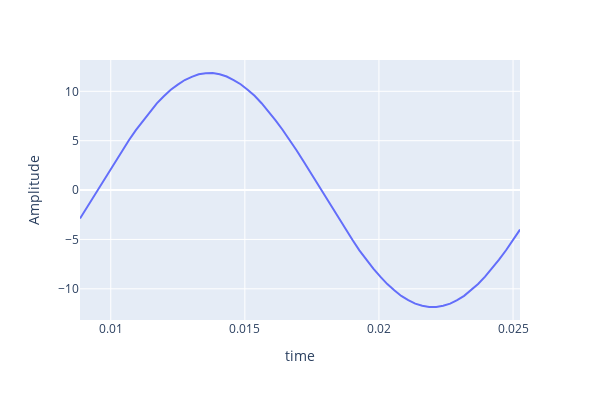
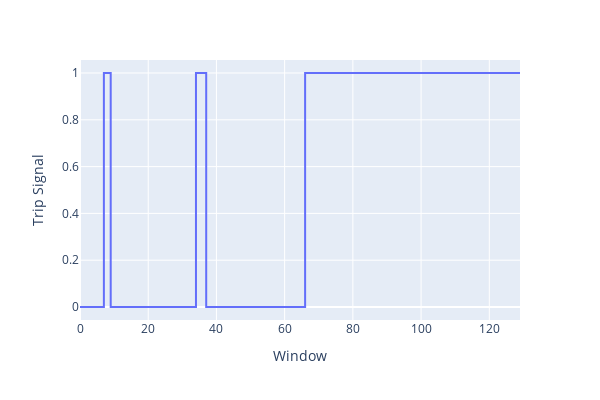

Notebook code for these charts, in order:
### Code cell
def update_fig(fig):
    fig.update_traces(line_color="#EEEEEE", line_width=2)
    fig.update_layout(
        paper_bgcolor="#222831",
        plot_bgcolor="#393E46",
        font_color="whitesmoke",
    )
    fig.update_xaxes(showgrid=True, gridwidth=1, gridcolor="#32E0C4")
    fig.update_yaxes(showgrid=True, gridwidth=1, gridcolor="#32E0C4")


signal, t = dataset.__getitem__(130*53 + 34, data_plot=True)
# print(f"Window index: {sample_df.query('indices == 196').index[0]}")
fig = px.line(
    x=t,
    y=signal,
    width=600,
    height=400,
    labels=dict(x="time", y="Amplitude"),
)
# update_fig(fig)
fig.show()
fig = px.line(
    x=sample_df.index,
    y=sample_df["Pred label"],
    width=600,
    height=400,
    labels=dict(x="Window", y="Trip Signal"),
    line_shape="hv",
)
# update_fig(fig)
fig.show()

### Figure 1 — Plotly figure (JSON) as saved in the notebook; plotly's stock layout.template omitted (floating-point values rounded to 4 significant figures)
{"data": [{"hovertemplate": "time=%{x}<br>Amplitude=%{y}<extra></extra>", "legendgroup": "", "line": {"color": "#636efa", "dash": "solid"}, "marker": {"symbol": "circle"}, "mode": "lines", "name": "", "orientation": "v", "showlegend": false, "type": "scatter", "x": [0.008854, 0.009114, 0.009374, 0.009635, 0.009895, 0.01016, 0.01042, 0.01068, 0.01094, 0.0112, 0.01146, 0.01172, 0.01198, 0.01224, 0.0125, 0.01276, 0.01302, 0.01328, 0.01354, 0.0138, 0.01406, 0.01432, 0.01458, 0.01484, 0.0151, 0.01536, 0.01562, 0.01588, 0.01614, 0.01641, 0.01667, 0.01693, 0.01719, 0.01745, 0.01771, 0.01797, 0.01823, 0.01849, 0.01875, 0.01901, 0.01927, 0.01953, 0.01979, 0.02005, 0.02031, 0.02057, 0.02083, 0.02109, 0.02135, 0.02161, 0.02187, 0.02213, 0.02239, 0.02265, 0.02292, 0.02318, 0.02344, 0.0237, 0.02396, 0.02422, 0.02448, 0.02474, 0.025, 0.02526], "xaxis": "x", "y": [-2.884, -1.754, -0.6453, 0.5117, 1.68, 2.852, 4.014, 5.048, 6.063, 6.998, 7.91, 8.776, 9.507, 10.17, 10.68, 11.14, 11.46, 11.73, 11.83, 11.86, 11.73, 11.5, 11.14, 10.72, 10.16, 9.545, 8.797, 7.966, 7.059, 6.111, 5.095, 4.033, 2.912, 1.779, 0.6034, -0.5516, -1.729, -2.851, -3.991, -5.04, -6.1, -7.041, -7.966, -8.763, -9.521, -10.15, -10.72, -11.15, -11.5, -11.72, -11.84, -11.84, -11.72, -11.5, -11.15, -10.71, -10.15, -9.516, -8.772, -7.947, -7.051, -6.096, -5.086, -4.002], "yaxis": "y"}], "layout": {"height": 400, "legend": {"tracegroupgap": 0}, "margin": {"t": 60}, "width": 600, "xaxis": {"anchor": "y", "domain": [0, 1], "title": {"text": "time"}}, "yaxis": {"anchor": "x", "domain": [0, 1], "title": {"text": "Amplitude"}}}}

### Figure 2 — Plotly figure (JSON) as saved in the notebook; plotly's stock layout.template omitted (floating-point values rounded to 4 significant figures; data arrays with more than 128 entries replaced by an {"elided": "..."} marker saying what was removed)
{"data": [{"hovertemplate": "Window=%{x}<br>Trip Signal=%{y}<extra></extra>", "legendgroup": "", "line": {"color": "#636efa", "dash": "solid", "shape": "hv"}, "marker": {"symbol": "circle"}, "mode": "lines", "name": "", "orientation": "v", "showlegend": false, "type": "scatter", "x": {"elided": "130 int values"}, "xaxis": "x", "y": {"elided": "130 int values"}, "yaxis": "y"}], "layout": {"height": 400, "legend": {"tracegroupgap": 0}, "margin": {"t": 60}, "width": 600, "xaxis": {"anchor": "y", "domain": [0, 1], "title": {"text": "Window"}}, "yaxis": {"anchor": "x", "domain": [0, 1], "title": {"text": "Trip Signal"}}}}
